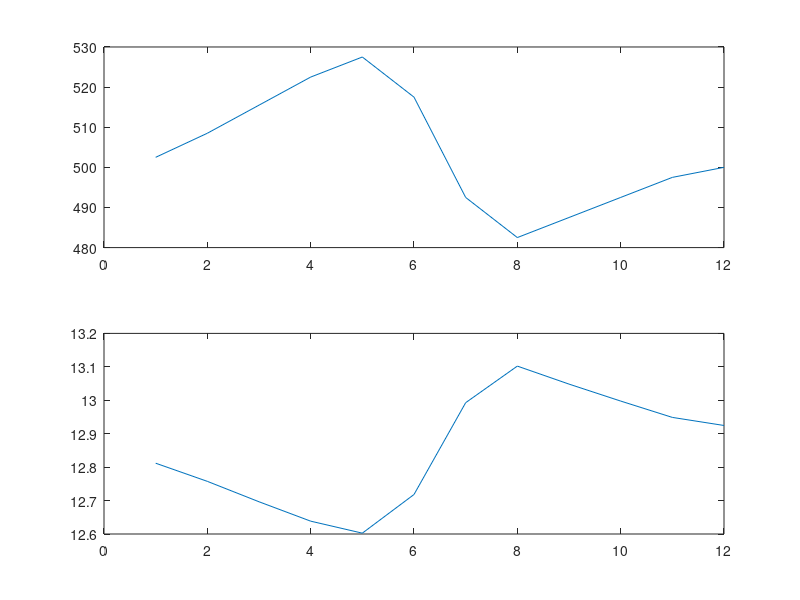

The MATLAB script that drew this image:
R_ref= 0.0422 ;
R_atm= R_ref *(3/1000+1) ; %lets start with atmospheric d34S of 3 permil, and later do a spin up.
COS32=500; % This is the amount in the atmosphere. for simplicity I work here with concetrations in ppt instead of mass
COS34=COS32*R_atm ; % This is the amount of COS with 34S
epsilon_U=-5; %assuming fractionation of -5 permil in uptake by plants
%R_P=R_ref*(20/1000+1); % Assuming 20 permil for production from the ocean
%R_P=R_ref*(3/1000+1); % Assuming 3 permil for anthropogenic production
R_P=R_ref*(8/1000+1); % Assuming 8 permil for total production from both sources
P_COS32=[50,110,130,140,150,200,250,300,250,200,150,50]' ; %assuming arbitrary production for each mont
U_COS32=[25,50,60,70,100,300,500,400,200,150,100,25]' ;  %assuming arbitrary uptake for each mont
Dt=0.1 ; % time step

P_COS34=P_COS32 * R_P ;
for y=1:10 % years loop
    for m=1:12 % months loop
        R_atm=COS34/COS32 ;
        U_COS34 = U_COS32(m) *(1+epsilon_U /1000)*R_atm ;
        COS32=COS32 + P_COS32(m)*Dt- U_COS32(m)*Dt ; % COS 32 iteration
        COS34=COS34 + P_COS34(m)*Dt- U_COS34*Dt ; % COS 34 iteration
        d34S(y,m)=((COS34/COS32)/R_ref-1)*1000 ; %calculate delta-34S
        COS(y,m)=COS32 ; % save the COS concetration for later 
    end
end
subplot(2,1,1) 
plot(1:12,COS(10,:))
subplot(2,1,2)
plot(1:12,d34S(10,:))



